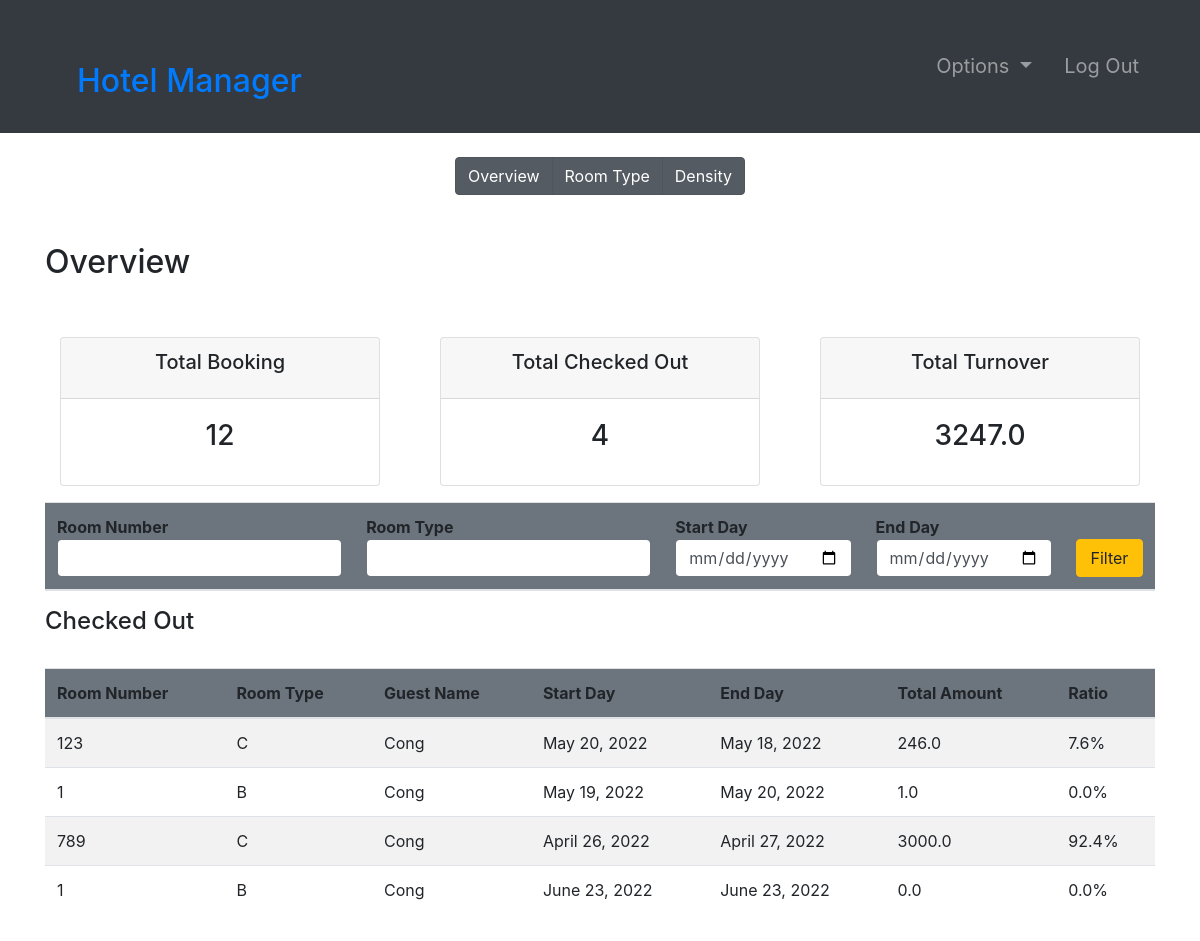
The page /monthlyReport (signed in) on the database as committed earlier.
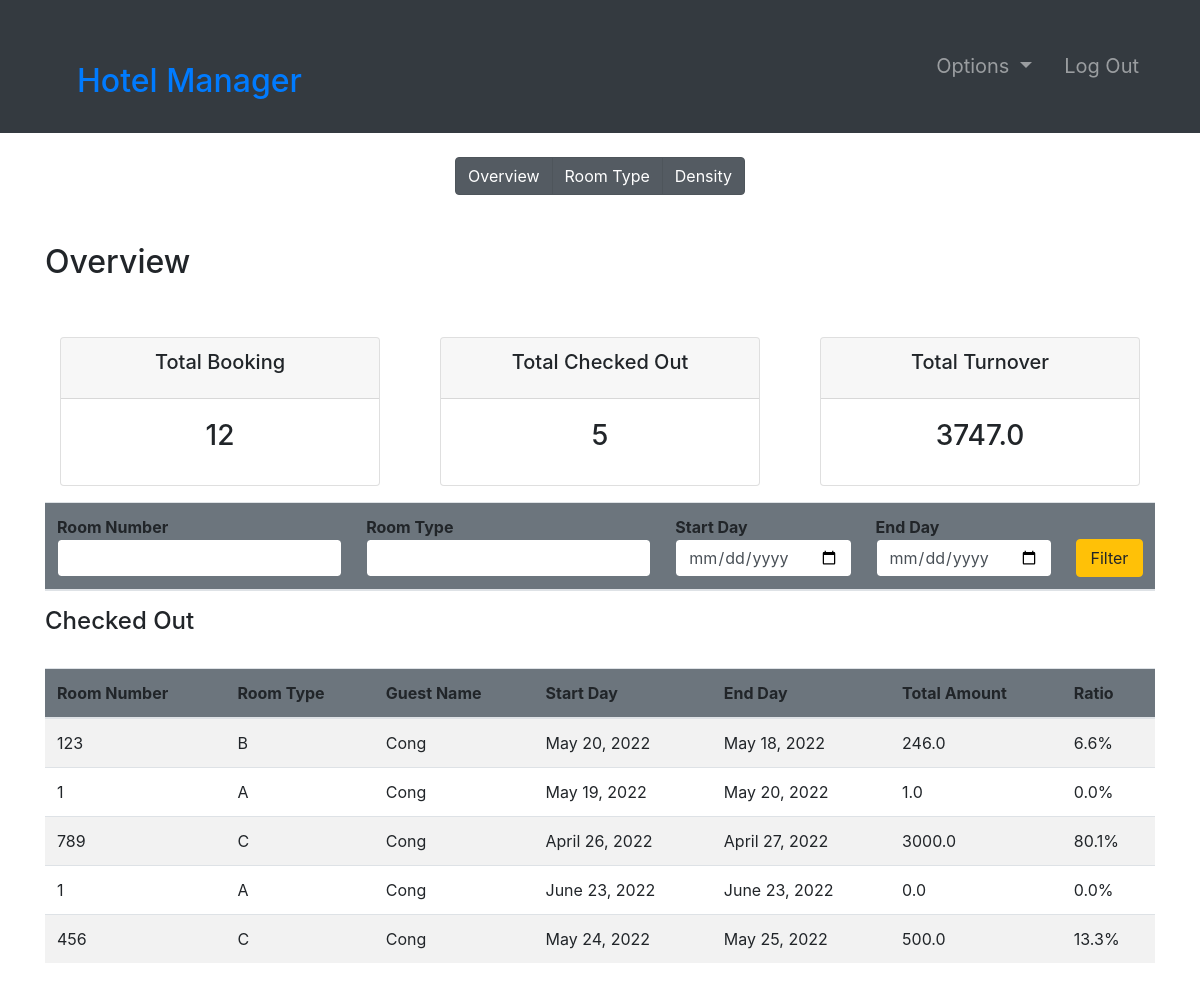
The same page on the database as committed later.
### room/models.py (models this page shows, shortened)
class Bills(models.Model):
    room = models.ForeignKey(Room, on_delete=models.CASCADE)
    guest = models.ForeignKey(Guest, on_delete=models.CASCADE)
    startDate = models.DateField()
    endDate = models.DateField()
    totalAmount = models.FloatField()
    summary = models.TextField(null=True)
    date = models.DateTimeField(default=timezone.now)

class Room(models.Model):
    ROOM_TYPES = (
        ('A', 'A'),
        ('B', 'B'),
        ('C', 'C'),
    )
    number = models.IntegerField(primary_key=True)
    capacity = models.SmallIntegerField()
    numberOfBeds = models.SmallIntegerField()
    roomType = models.CharField(max_length=20, choices=ROOM_TYPES)
    price = models.FloatField()
    statusStartDate = models.DateField(null=True)
    statusEndDate = models.DateField(null=True)

### accounts/models.py (models this page shows, shortened)
class Guest(models.Model):
    user = models.OneToOneField(User, null=True, on_delete=models.CASCADE)
    phoneNumber = PhoneNumberField(unique=True)

### room/views.py (the view, shortened to what this page needs)
# urls.py: path('monthlyReport', monthlyReport, name="monthlyReport"),
@login_required(login_url='login')
def monthlyReport(request):
    role = str(request.user.groups.all()[0])
    path = role + "/"
    bills = Bills.objects.all()
    bookings = Booking.objects.all()
    total_turnover = 0.00000001
    ratio = {}
    for bill in bills:
        total_turnover += bill.totalAmount
    for bill in bills:
        ratio[bill] = round(bill.totalAmount / total_turnover * 100, 1)
    total_turnover = round(total_turnover, 1)
    context = {
        "role": role,
        'bookings': bookings,
        "total_bookings": len(bookings),
        "total_checked_out": len(bills),
        "total_turnover": total_turnover,
        "bills": bills,
        "ratio": ratio
    }
    return render(request, path + "monthly_report.html", context)

### Templates/admin/monthly_report.html (shortened to what the changed rows need)
{% extends '../index.html' %}
{% block context %}
<br>
<div class="container py-5">
    <div class="table-header row">
        <div class="col-sm-12 col-md-12 col-lg-4 mb-4">
            <h2>Overview</h2>
        </div>
    </div>
    <br>
    <div class="row">
        <div class="col">
            <div class="col-md">
                <div class="card text-center text-black  mb-3" id="orders-delivered">
                    <div class="card-body">
                        <h3 class="card-title">{{ total_checked_out }}</h3>
                    </div>
                </div>
            </div>
        </div>
        <div class="col">
            <div class="col-md">
                <div class="card text-center text-black  mb-3" id="orders-pending">
                    <div class="card-body">
                        <h3 class="card-title">{{ total_turnover }}</h3>
                    </div>
                </div>
            </div>
        </div>
    </div>
    <table class="table table-hover table-striped">
        <thead class="bg-secondary rounded">
            <tr>
                <form action="" method="POST">
                    <th>Room Number<input type="number" min="0" name="number" value="{{number}}"
                            class="form-control border border-secondary"></th>
                    <th>Room Type<input type="text" name="type" value="{{type}}" list="roomTypes"
                            class="form-control border border-secondary">
                    </th>
                    <th>Start Day<input type="date" name="fd" value="{{fd}}"
                            class="form-control border border-secondary"></th>
                    <th>End Day<input type="date" name="ed" value="{{ed}}" class="form-control border border-secondary">
                    </th>
                    <th><button type="submit" name="filter" class="btn btn-warning w-100">Filter</button></th>
                </form>
            </tr>
        </thead>
    </table>
    <table class="table table-hover table-striped">
        <thead class="bg-secondary rounded">
            <tr>
                <th>Room Number</th>
                <th>Room Type</th>
                <th>Guest Name</th>
                <th>Start Day</th>
                <th>End Day</th>
                <th>Total Amount</th>
                <th>Ratio</th>
            </tr>
        </thead>
        <tbody>
            {% for bill in bills %}
            <tr>
                <td>{{bill.room.number}}</td>
                <td>{{bill.room.roomType}}</td>
                <td>{{bill.guest.user.first_name}}</td>
                <td>{{ bill.startDate }}</td>
                <td>{{ bill.endDate }}</td>
                <td>{{ bill.totalAmount }}</td>
                <td>
                    {% for key, value in ratio.items %}
                    {% if key == bill %}
                    {{ value }}%
                    {% endif %}
                    {% endfor %}
                </td>
            </tr>
            {% endfor %}
        </tbody>
    </table>
</div>
{% endblock %}

Rows that differ between the two databases and show on the page:
changed through a linked row, Bills "May 18, 2022": room.roomType "C" → "B"; value "7.6" → "6.6"
changed through a linked row, Bills "May 19, 2022": room.roomType "B" → "A"
computed for Bills "April 26, 2022": value "92.4" → "80.1"
changed through a linked row, Bills "June 23, 2022": room.roomType "B" → "A"
added Bills: room.number "456", room.roomType "C", guest.user.first_name "Cong", startDate "May 24, 2022", endDate "May 25, 2022", totalAmount "500.0", value "13.3"
Other text that changed with them:
{{ total_checked_out }}: "4" → "5"
{{ total_turnover }}: "3247.0" → "3747.0"
